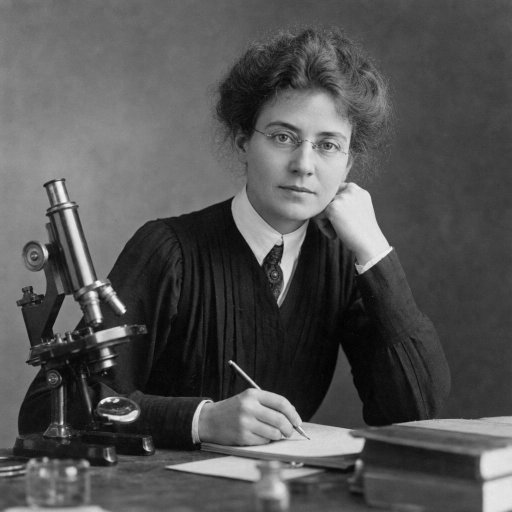
#> input picture assets/samples/aigen_portrait.jpg, 1024 x 1024 px (shown at 1/2 size)
$ python -i authenticity.py   (imports and definitions only)
#> lines starting #> are read from the running program, lines starting #| are printed output that depends on the picture; after the words box and inside, x2 and y2 are one past the last pixel; in counts of white or black regions, pixels touching at a corner belong together
#> further down, picture is the input picture: shape (1024, 1024, 3); min 0, max 249, mean 83.4
"""Trueprint authenticity engine.

The core idea: because we *control* the compositing of each restoration step,
the authenticity map is recorded at generation time, not guessed afterward.

Key techniques
--------------
* **Luminance-locked colorization.** A grayscale master has no chroma. We take the
  AI model's *color* (LAB a,b channels) but keep the *original's luminance* (L).
  The result is structurally identical to the real photo, and the claim
  "100% of color is AI-inferred, structure is original" is literally true.
* **Multi-sample confidence.** Run colorization across independent samples/models
  and measure per-pixel color disagreement. Agreement => grounded inference;
  disagreement => the AI is guessing. This is the confidence heatmap.
* **Region classification.** Every pixel is ORIGINAL, ENHANCED, or FABRICATED,
  derived from measured luminance/chroma change, not vibes.
"""
from __future__ import annotations
import io
from dataclasses import dataclass, field, asdict
import numpy as np
import cv2
from PIL import Image

# class ids
ORIGINAL, ENHANCED, FABRICATED = 0, 1, 2
# overlay colors (RGB) — mirror the landing page palette
CLASS_RGB = {
    ORIGINAL:  (51, 194, 180),   # teal
    ENHANCED:  (228, 177, 78),   # amber
    FABRICATED:(240, 106, 66),   # vermilion
}


# ---------------------------------------------------------------- io helpers
def load_rgb(data: bytes) -> np.ndarray:
    img = Image.open(io.BytesIO(data)).convert("RGB")
    return np.asarray(img, dtype=np.uint8)


# [4 lines left out: function to_png, not called in this run]


def mask_to_png(mask: np.ndarray) -> bytes:
    """0/255 single-channel mask -> 3-channel PNG."""
    return to_png(np.stack([mask, mask, mask], axis=-1))


# [53 lines left out: functions _resize_to, colorize_recombine, _ab, color_confidence, not called in this run]


# ------------------------------------------------------------- damage masks
def detect_damage(original_rgb: np.ndarray, *, thresh: int = 42,
                  max_area: int = 450, max_coverage: float = 0.02) -> np.ndarray:
    """Conservative scratch/dust/tear mask (0/255).

    Morphological black/top-hat isolates thin bright/dark defects; we then keep only
    *small* connected components (dust specks, thin scratches) and drop large blobs
    (shadows, facial features), so we never mark real detail as damage. If the result
    still covers more than ``max_coverage`` of the frame, we treat it as texture noise
    and return an empty mask rather than over-report.
    """
#> called with thresh = 42, max_area = 450, max_coverage = 0.02
    gray = cv2.cvtColor(original_rgb, cv2.COLOR_RGB2GRAY)
    k = cv2.getStructuringElement(cv2.MORPH_ELLIPSE, (7, 7))
    defect = cv2.max(cv2.morphologyEx(gray, cv2.MORPH_BLACKHAT, k),
                     cv2.morphologyEx(gray, cv2.MORPH_TOPHAT, k))
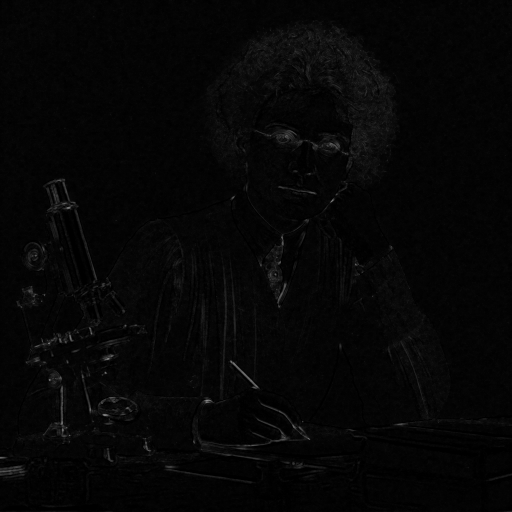
#> defect: shape (1024, 1024) (shown at 1/2 size); min 0, max 170, mean 5.7
    _, raw = cv2.threshold(defect, thresh, 255, cv2.THRESH_BINARY)
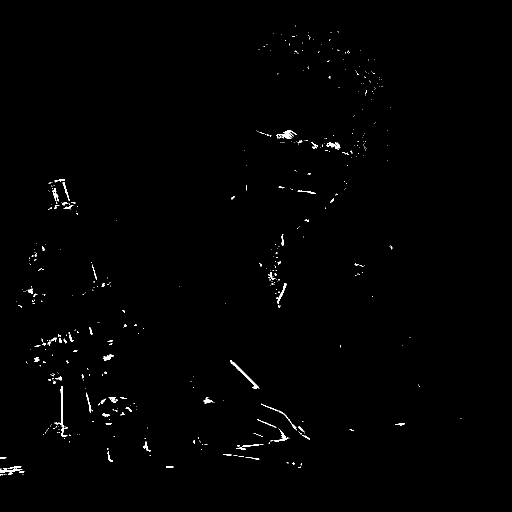
#> raw: shape (1024, 1024) (shown at 1/2 size); 0.6% white in thin lines or dots, all inside (x1, y1, x2, y2) = (0, 51, 924, 951)

    # Only trust defects in LOW-TEXTURE regions. Real detail (hair, beard, wrinkles,
    # fabric) has high local variance and must never be called "damage"; dust/specks
    # on smooth backgrounds and skin do not.
    g = gray.astype(np.float32)
    mean = cv2.blur(g, (17, 17))
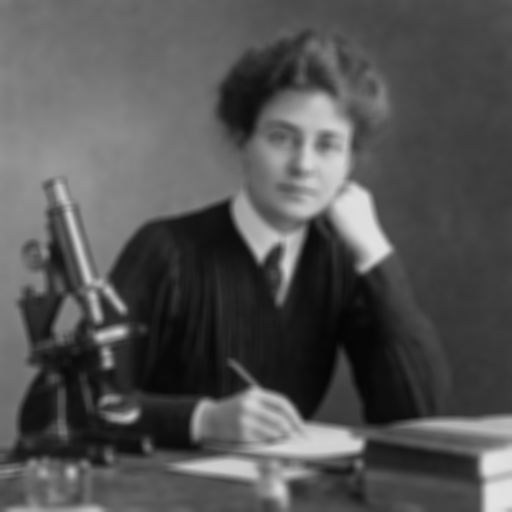
#> mean: shape (1024, 1024) float32 (shown at 1/2 size); min 5.06, max 227.3, mean 83.4
    local_std = np.sqrt(np.maximum(cv2.blur(g * g, (17, 17)) - mean * mean, 0))
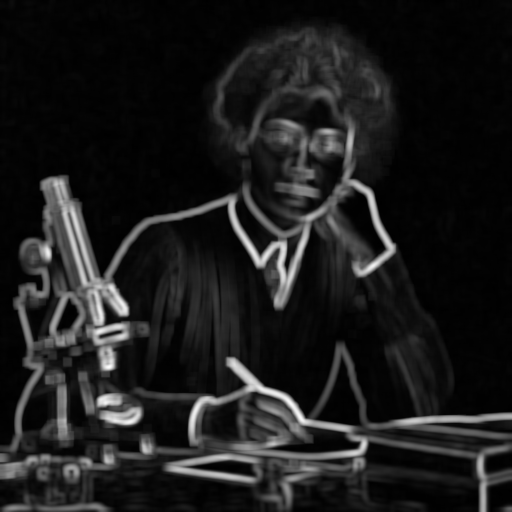
#> local_std: shape (1024, 1024) float32 (shown at 1/2 size); min 1.43, max 86.65, mean 10.9; drawn with min black and max white
    raw[local_std > 9.0] = 0                       # exclude textured detail
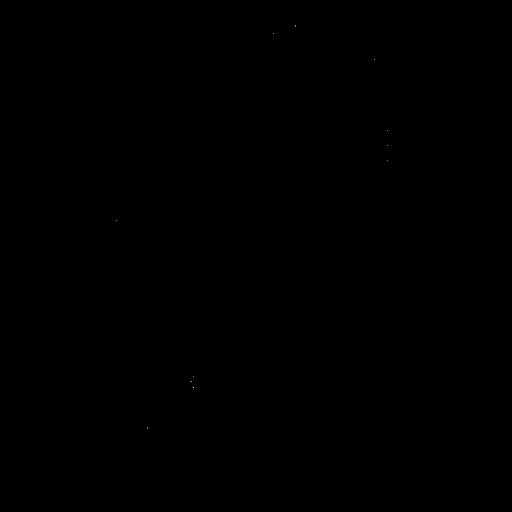
#> raw: shape (1024, 1024) (shown at 1/2 size); 0% white in thin lines or dots, all inside (x1, y1, x2, y2) = (232, 51, 775, 857)

    n, labels, stats, _ = cv2.connectedComponentsWithStats(raw, 8)
#> labels: shape (1024, 1024) int32; 12 distinct labels, from 0 to 11
#> n = 12; stats = [[0, 0, 1024, 1024, 1048561], [591, 51, 1, 2, 2], [546, 66, 1, 1, 1], [748, 119, 1, 1, 1], [774, 260, 1, 1, 1], [774, 291, 1, 1, 1], [774, 320, 1, 1, 1], [232, 440, 1, 1, 1], [386, 752, 1, 1, 1], [381, 762, 2, 1, 2], [386, 775, 2, 1, 2], [294, 855, 2, 2, 2]]
    mask = np.zeros_like(raw)
    for i in range(1, n):
        area = stats[i, cv2.CC_STAT_AREA]
        if 2 <= area <= max_area:                 # small specks / thin scratches only
            mask[labels == i] = 255
#> this loop made 11 passes
#> area on passes 1 to 11: 2, 1, 1, 1, 1, 1, 1, 1, 2, 2, 2
#> mask: shape (1024, 1024); 0% white in thin lines or dots, all inside (x1, y1, x2, y2) = (294, 51, 592, 857)
    if mask.mean() / 255.0 > max_coverage:        # still too much -> texture noise, bail
        return np.zeros_like(raw)
    return cv2.dilate(mask, cv2.getStructuringElement(cv2.MORPH_ELLIPSE, (3, 3)))
#> returned value: shape (1024, 1024); 0% white in thin lines or dots, all inside (x1, y1, x2, y2) = (293, 50, 593, 858)


def repair_damage(original_rgb: np.ndarray,
                  mask: np.ndarray | None = None) -> tuple[np.ndarray, np.ndarray]:
    """Inpaint detected damage. Returns (repaired_rgb, mask). No API cost (OpenCV)."""
    if mask is None:
        mask = detect_damage(original_rgb)
    if mask.any():
        repaired = cv2.inpaint(original_rgb, mask, 3, cv2.INPAINT_TELEA)
    else:
        repaired = original_rgb
    return repaired, mask


# -------------------------------------------------------- authenticity map
@dataclass
class Authenticity:
    # STRUCTURE axis (from luminance / explicit fabricated regions)
    pct_original: float          # structure preserved from the master
    pct_enhanced: float          # real signal, cleaned
    pct_fabricated: float        # structure invented (inpaint/hallucination)
    # COLOR axis (a grayscale master has no color, so any color is inferred)
    pct_color_inferred: float
    mean_confidence: float       # colorizer agreement (1 = fully grounded)
    notes: list[str] = field(default_factory=list)

    def to_dict(self) -> dict:
        return asdict(self)


# [74 lines left out: functions classify, render_overlay, render_confidence, not called in this run]

>>> import cv2
>>> picture = cv2.cvtColor(cv2.imread('../../assets/samples/aigen_portrait.jpg'), cv2.COLOR_BGR2RGB)
>>> result = repair_damage(picture)

$ run again, on assets/samples/aigen_street.jpg
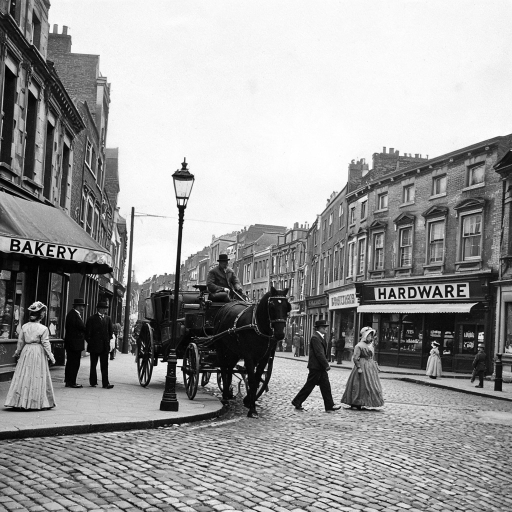
#> input picture assets/samples/aigen_street.jpg, 1024 x 1024 px (shown at 1/2 size)
#> picture is the input picture: shape (1024, 1024, 3); min 0, max 255, mean 154.1
#> in detect_damage, `_, raw = cv2.threshold(defect, thresh, 255, cv2.THRESH_BINARY)`:
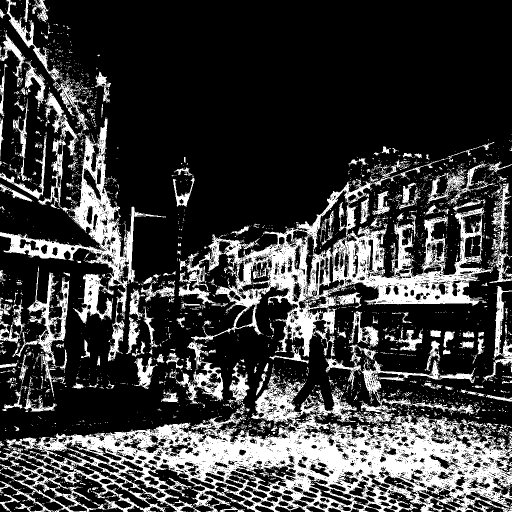
#> raw: shape (1024, 1024) (shown at 1/2 size); 23.7% white; 3727 white regions (3430 under 20 px), largest, box (x1, y1, x2, y2) and area: (0, 749, 1024, 1024) 98968, (359, 316, 982, 802) 52719, (0, 183, 332, 723) 21598
#> in detect_damage, `local_std = np.sqrt(np.maximum(cv2.blur(g * g, (17, 17)) - mean * mean..`:
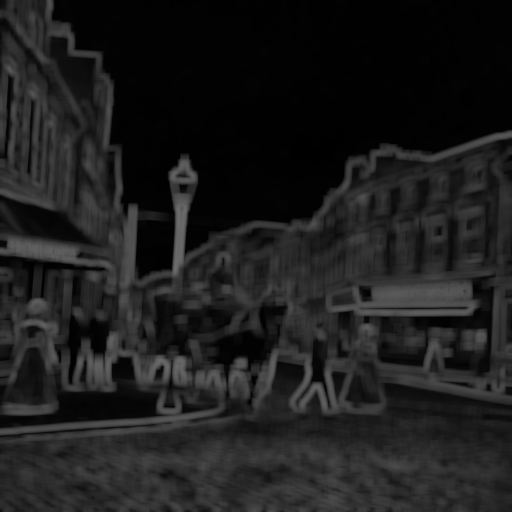
#> local_std: shape (1024, 1024) float32 (shown at 1/2 size); min 0.53, max 110.9, mean 29.5
#> labels: shape (1024, 1024) int32; 7 distinct labels, from 0 to 6
#> n = 7; stats = [[0, 0, 1024, 1024, 1048566], [215, 661, 1, 1, 1], [163, 667, 1, 1, 1], [475, 679, 2, 2, 3], [450, 712, 2, 1, 2], [454, 737, 1, 2, 2], [274, 824, 1, 1, 1]]
#> the loop in detect_damage, `for i in range(1, n):` made 6 passes
#> area on passes 1 to 6: 1, 1, 3, 2, 2, 1

$ run again, on assets/samples/einstein.jpg
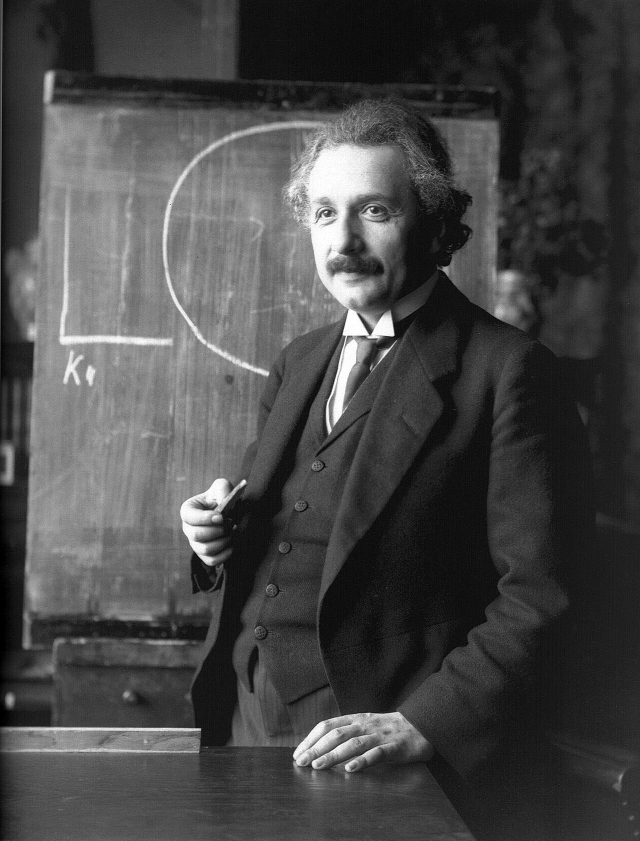
#> input picture assets/samples/einstein.jpg, 1280 x 1681 px (shown at 1/2 size)
#> picture is the input picture: shape (1681, 1280, 3); min 0, max 255, mean 71.3
#> in detect_damage, `_, raw = cv2.threshold(defect, thresh, 255, cv2.THRESH_BINARY)`:
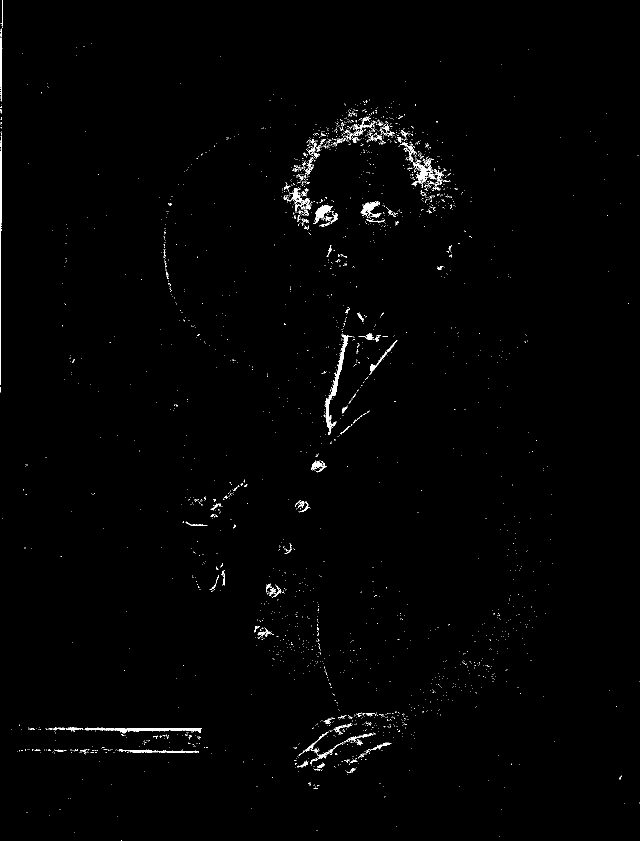
#> raw: shape (1681, 1280) (shown at 1/2 size); 0.86% white in thin lines or dots
#> in detect_damage, `local_std = np.sqrt(np.maximum(cv2.blur(g * g, (17, 17)) - mean * mean..`:
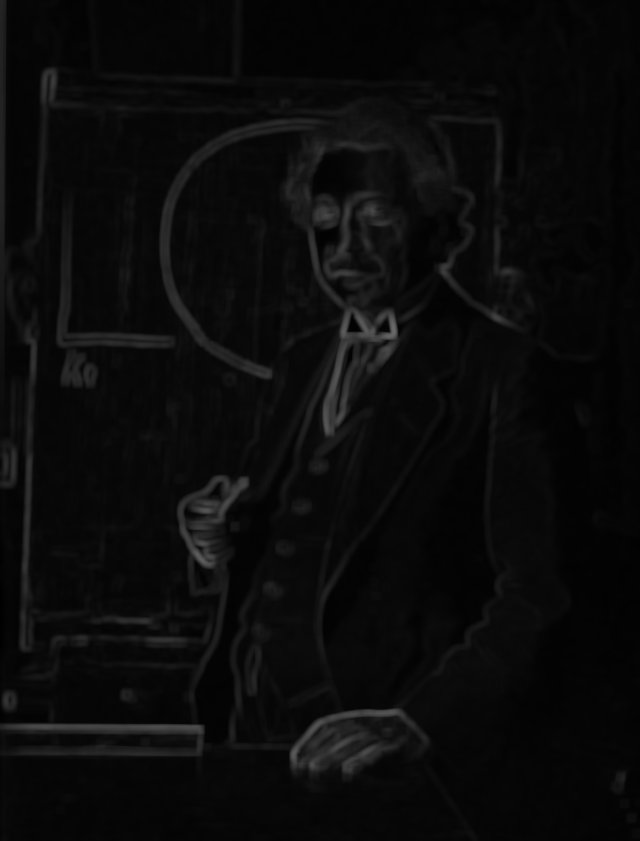
#> local_std: shape (1681, 1280) float32 (shown at 1/2 size); min 0.407, max 106.4, mean 11
#> labels: shape (1681, 1280) int32; 129 distinct labels, from 0 to 128
#> n = 129; stats = 129 rows, first 6: [0, 0, 1280, 1681, 2151522], [167, 93, 2, 1, 2], [152, 95, 1, 1, 1], [1056, 99, 1, 1, 1], [45, 107, 1, 1, 1], [152, 110, 1, 1, 1]
#> the loop in detect_damage, `for i in range(1, n):` made 128 passes
#> area on passes 1 to 8: 2, 1, 1, 1, 1, 1, 1, 1
